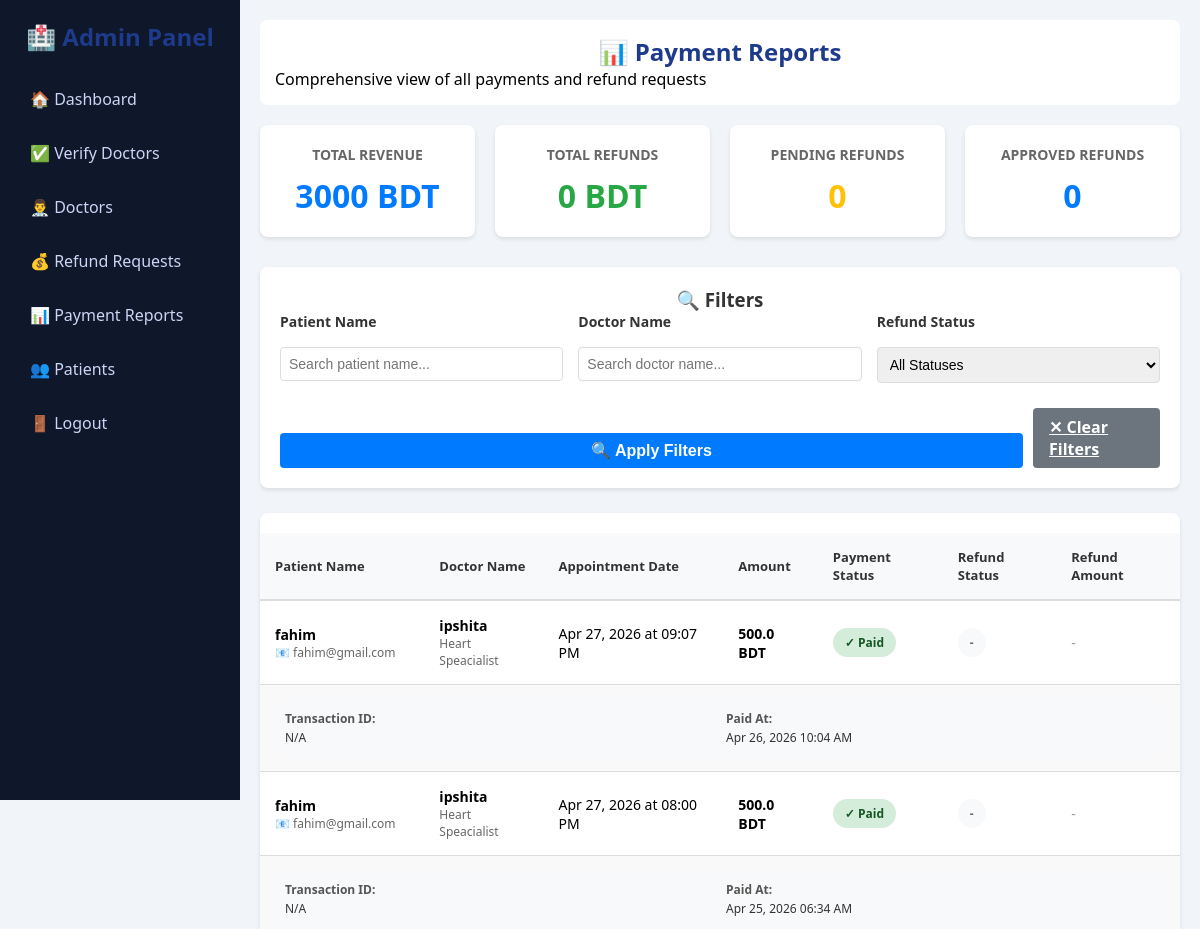
/admin-payment-reports/ (signed in, upper part), run on an earlier commit of the app's database.
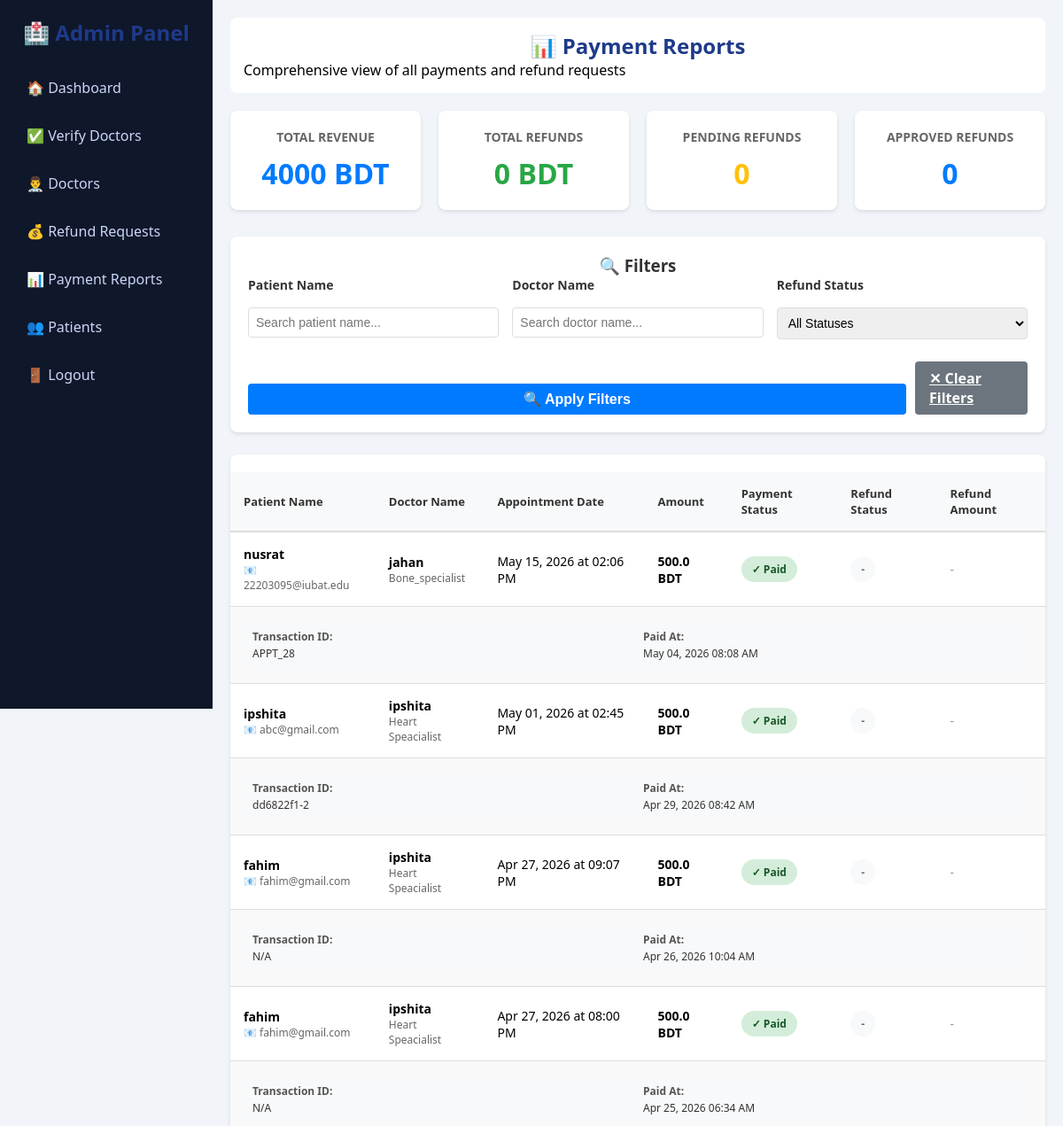
And on a later commit of the database.
### accounts/models.py (models this page shows, shortened)
class Payment(models.Model):
    REFUND_STATUS_CHOICES = (
        ('none', 'No Refund'),
        ('requested', 'Refund Requested'),
        ('approved', 'Refund Approved'),
        ('rejected', 'Refund Rejected'),
        ('completed', 'Refund Completed'),
    )
    appointment = models.OneToOneField(Appointment, on_delete=models.CASCADE)
    amount = models.FloatField(default=500)
    is_paid = models.BooleanField(default=False)
    transaction_id = models.CharField(max_length=100, blank=True)
    paid_at = models.DateTimeField(auto_now_add=True)
    refund_status = models.CharField(max_length=20, choices=REFUND_STATUS_CHOICES, default='none')
    refund_requested_at = models.DateTimeField(null=True, blank=True)
    refund_amount = models.FloatField(null=True, blank=True)
    refund_reason = models.TextField(blank=True)
    refund_admin_notes = models.TextField(blank=True)
    refund_processed_at = models.DateTimeField(null=True, blank=True)

class Appointment(models.Model):
    STATUS_CHOICES = (
        ('pending', 'Pending'),
        ('approved', 'Approved'),
        ('rejected', 'Rejected'),
        ('cancelled', 'Cancelled'),
    )
    CONSULTATION_CHOICES = (
        ('upcoming', 'Upcoming'),
        ('consulted', 'Consulted'),
        ('no-show', 'No Show'),
    )
    patient = models.ForeignKey(
        CustomUser,
        on_delete=models.CASCADE,
        related_name='patient_appointments',
        limit_choices_to={'role': 'patient'}
    )
    doctor = models.ForeignKey(
        CustomUser,
        on_delete=models.CASCADE,
        related_name='doctor_appointments',
        limit_choices_to={'role': 'doctor'}
    )
    date = models.DateField()
    time = models.TimeField()
    status = models.CharField(max_length=10, choices=STATUS_CHOICES, default='pending')
    consultation_status = models.CharField(max_length=20, choices=CONSULTATION_CHOICES, default='upcoming')
    created_at = models.DateTimeField(auto_now_add=True)

class CustomUser(AbstractUser):
    ROLE_CHOICES = (
        ('doctor', 'Doctor'),
        ('patient', 'Patient'),
        ('admin', 'Admin'),
    )
    role = models.CharField(max_length=10, choices=ROLE_CHOICES)
    phone = models.CharField(max_length=15)
    specialization = models.CharField(max_length=100, blank=True, null=True)
    age = models.IntegerField(blank=True, null=True)
    bio = models.TextField(blank=True)
    profile_image = models.ImageField(upload_to='profiles/', default='default.png')
    is_verified = models.BooleanField(default=False)

### accounts/views.py (the view)
# urls.py: path('admin-payment-reports/', views.admin_payment_reports, name='admin_payment_reports'),
@login_required
def admin_payment_reports(request):
    if not request.user.is_superuser:
        return redirect('login')
    payments = Payment.objects.all().select_related('appointment__patient', 'appointment__doctor').order_by('-paid_at')
    patient_filter = request.GET.get('patient')
    doctor_filter = request.GET.get('doctor')
    refund_status_filter = request.GET.get('refund_status')
    if patient_filter:
        payments = payments.filter(appointment__patient__username__icontains=patient_filter)
    if doctor_filter:
        payments = payments.filter(appointment__doctor__username__icontains=doctor_filter)
    if refund_status_filter:
        payments = payments.filter(refund_status=refund_status_filter)
    total_revenue = sum(p.amount for p in payments if p.is_paid)
    total_refunds = sum(p.refund_amount for p in payments if p.refund_status == 'approved')
    pending_refunds = payments.filter(refund_status='requested').count()
    approved_refunds = payments.filter(refund_status='approved').count()
    context = {
        'payments': payments,
        'total_revenue': total_revenue,
        'total_refunds': total_refunds,
        'pending_refunds': pending_refunds,
        'approved_refunds': approved_refunds,
    }
    return render(request, 'admin_payment_reports.html', context)

### templates/admin_payment_reports.html (shortened to what the changed rows need)
{% load static %}
<!DOCTYPE html>
<html lang="en">
<head>
    <link rel="stylesheet" href="{% static 'css/style.css' %}">
    <link rel="stylesheet" href="{% static 'css/dashboard_extra.css' %}">
</head>
<body>
<div class="dashboard">
    <div class="sidebar">
        <h2>🏥 Admin Panel</h2>
    </div>
    <div class="main">
        <div class="topbar">
            <h2>📊 Payment Reports</h2>
        </div>
        <div class="stats-grid">
            <div class="stat-card">
                <h4>Total Revenue</h4>
                <div class="value">{{ total_revenue|floatformat:0 }} BDT</div>
            </div>
        </div>
        {% if payments %}
            <div class="table-container">
                <table>
                    <thead>
                        <tr>
                            <th>Patient Name</th>
                            <th>Doctor Name</th>
                            <th>Appointment Date</th>
                            <th>Amount</th>
                            <th>Payment Status</th>
                            <th>Refund Status</th>
                            <th>Refund Amount</th>
                        </tr>
                    </thead>
                    <tbody>
                        {% for payment in payments %}
                            <tr>
                                <td>
                                    <strong>{{ payment.appointment.patient.get_full_name|default:payment.appointment.patient.username }}</strong>
                                    <div style="font-size: 12px; color: #666;">📧 {{ payment.appointment.patient.email }}</div>
                                </td>
                                <td>
                                    <strong>{{ payment.appointment.doctor.get_full_name|default:payment.appointment.doctor.username }}</strong>
                                    <div style="font-size: 12px; color: #666;">{{ payment.appointment.doctor.specialization|default:"N/A" }}</div>
                                </td>
                                <td>{{ payment.appointment.date|date:"M d, Y" }} at {{ payment.appointment.time|time:"h:i A" }}</td>
                                <td><strong>{{ payment.amount }} BDT</strong></td>
                                <td>
                                    {% if payment.is_paid %}
                                        <span class="status-badge status-paid">✓ Paid</span>
                                    {% else %}
                                        <span class="status-badge" style="background: #f8f9fa; color: #666;">⏳ Pending</span>
                                    {% endif %}
                                </td>
                                <td>
                                    {% if payment.refund_status == 'none' %}
                                        <span class="status-badge" style="background: #f8f9fa; color: #666;">-</span>
                                    {% elif payment.refund_status == 'requested' %}
                                        <span class="status-badge status-refund-requested">🕐 Requested</span>
                                    {% elif payment.refund_status == 'approved' %}
                                        <span class="status-badge status-refund-approved">✓ Approved</span>
                                    {% elif payment.refund_status == 'rejected' %}
                                        <span class="status-badge status-refund-rejected">✕ Rejected</span>
                                    {% endif %}
                                </td>
                                <td>
                                    {% if payment.refund_amount %}
                                        <strong>{{ payment.refund_amount }} BDT</strong>
                                    {% else %}
                                        <span style="color: #999;">-</span>
                                    {% endif %}
                                </td>
                            </tr>
                            <tr style="background: #f9f9f9;">
                                <td colspan="7">
                                    <div class="details-row">
                                        <div class="detail-item">
                                            <span class="label">Transaction ID:</span>
                                            <span class="value">{{ payment.transaction_id|default:"N/A" }}</span>
                                        </div>
                                        <div class="detail-item">
                                            <span class="label">Paid At:</span>
                                            <span class="value">{{ payment.paid_at|date:"M d, Y h:i A" }}</span>
                                        </div>
                                    </div>
                                </td>
                            </tr>
                        {% endfor %}
                    </tbody>
                </table>
            </div>
        {% else %}
            <div class="empty-state">
                <div class="empty-state-icon">📊</div>
                <h3>No Payment Records Found</h3>
                <p>Try adjusting your filters or check back later.</p>
            </div>
        {% endif %}
    </div>
</div>
</body>
</html>

What changed in the data, as far as the page shows it:
added Payment: appointment.patient.get_full_name "nusrat", appointment.patient.email "22203095@iubat.edu", appointment.doctor.get_full_name "jahan", appointment.doctor.specialization "Bone_specialist", appointment "May 15, 2026", appointment.time "02:06 PM", amount "500.0", is_paid "✓ Paid", transaction_id "APPT_28", paid_at "May 04, 2026 08:08 AM"
added Payment: appointment.patient.get_full_name "ipshita", appointment.patient.email "abc@gmail.com", appointment.doctor.get_full_name "ipshita", appointment.doctor.specialization "Heart Speacialist", appointment "May 01, 2026", appointment.time "02:45 PM", amount "500.0", is_paid "✓ Paid", transaction_id "dd6822f1-2", paid_at "Apr 29, 2026 08:42 AM"
Also different on the page:
{{ total_revenue|floatformat:0 }}: "3000" → "4000"
